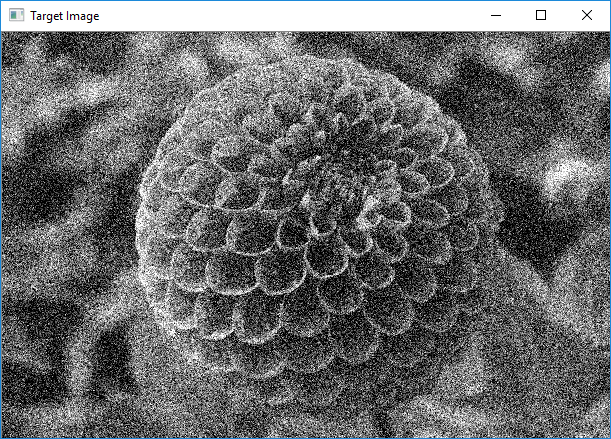
#> input picture A1/noisy-grayscale.png, 611 x 439 px
$ jupyter execute --allow-errors teamG_Khadga_Shashank.ipynb
#> lines starting #> are read from the running program, lines starting #| are printed output that depends on the picture
## Team : G
### Alli Khadga Jyoth - 19024
### Shashank Singh - 19289

#### Q3

[cell 1]
import numpy as np
import cv2

[cell 2]
M = np.array([[0.7679,-0.4938,-0.0234,0.0067],[-0.0852,-0.0915,-0.9065,-0.0878],[0.1827,0.2988,-0.0742,1.000]])
M

[cell 3]
H = M[:,:3]
h = M[:,3].reshape(3,1)
H_inv = np.linalg.inv(H)
H_inv

[cell 4]
R_T,K_inv = np.linalg.qr(H_inv)
R_T

[cell 5]
K_inv

[cell 6]
t = K_inv@h
t

### Q18

[cell 7]
img = cv2.imread('noisy-grayscale.png')
#> img is the input picture: shape (439, 611, 3); mean B, G, R 107.3, 106.6, 105.8
# img = cv2.cvtColor(img,cv2.COLOR_BGR2GRAY).astype(float)
# img

Denoising the image using median blur as the image has salt-pepper noise

[cell 8]
imgf = cv2.medianBlur(img,9)
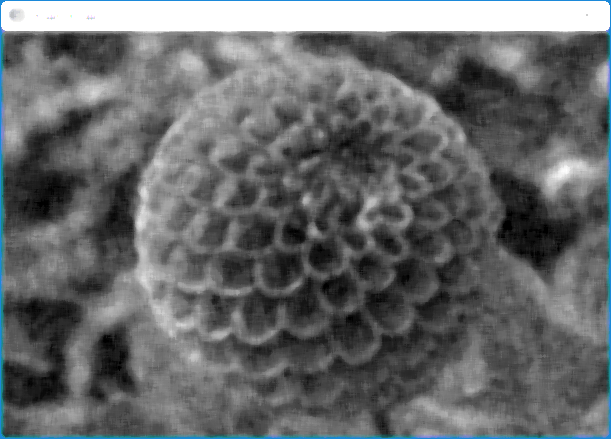
#> imgf: shape (439, 611, 3); mean B, G, R 106.3, 105.3, 103.3
cv2.imshow('Blurred Image', imgf)
cv2.imwrite('denoise.jpg',imgf)
#> Out = True
# cv2.waitKey(0)
# cv2.destroyAllWindows()

[cell 9]
import matplotlib.pyplot as plt
img_de  = cv2.imread('denoise.jpg')
plt.imshow(img_de)

[cell 10]
kernel = np.array([[-1.0, -1.0, -1.0],
                   [-1.0, 8.0, -1.0],
                   [-1.0, -1.0, -1.0]])

kernel = kernel/(np.sum(kernel) if np.sum(kernel)!=0 else 1)

#filter the source image
img_hpf = cv2.filter2D(imgf,-1,kernel)
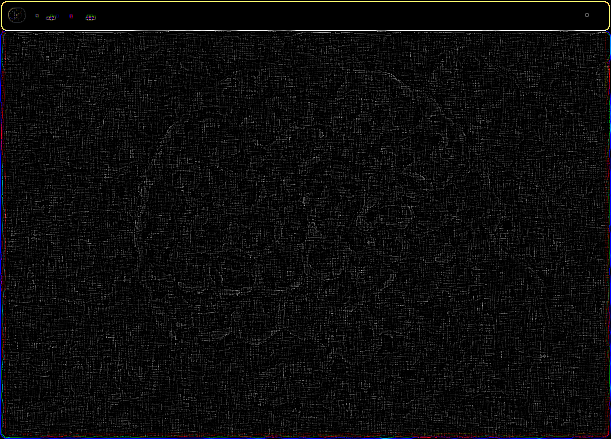
#> img_hpf: shape (439, 611, 3); mean B, G, R 12, 11.4, 11.7

#save result image
cv2.imwrite('denoice_filtered.jpg',img_hpf)
#> Out = True

[cell 11]
img_hp = cv2.imread('denoice_filtered.jpg')
plt.imshow(img_hp)

[cell 12]
plt.matshow(kernel)
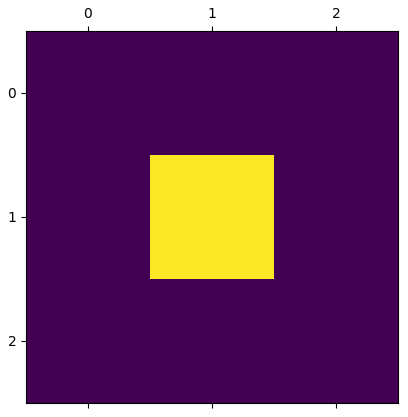
#> figure drawn by matplotlib, 1 panel

[cell 13]
plt.rcParams["figure.figsize"] = [7.00, 3.50]
plt.rcParams["figure.autolayout"] = True
fig = plt.figure()
ax = fig.add_subplot(111, projection='3d')
data = kernel
#> (the rest of this cell did not finish here and is left out)

### Q 15

[cell 14]
from scipy.stats import norm
import statistics
# Plot between -10 and 10 with .001 steps.
x_axis = np.arange(-20, 20, 0.01)

# Calculating mean and standard deviation
mean = statistics.mean(x_axis)
sd = 1

plt.plot(x_axis, norm.pdf(x_axis, mean, sd))
plt.title('Gaussian X, sd = 1')
plt.show()
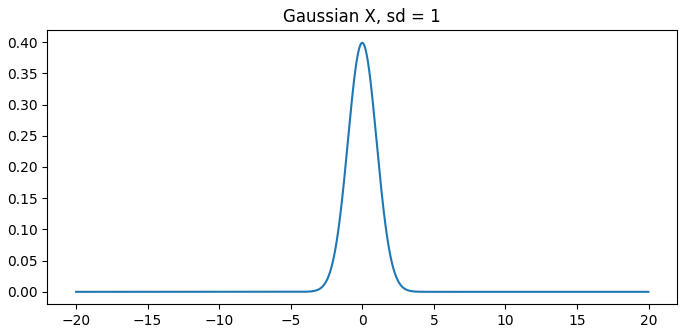
#> figure drawn by matplotlib, 1 panel; curve peaks at x = -0.01, y = 0.399

[cell 15]
# Plot between -10 and 10 with .001 steps.
x_axis = np.arange(-20, 20, 0.01)

# Calculating mean and standard deviation
mean = statistics.mean(x_axis)
# sd = statistics.stdev(x_axis)
sd = 4

plt.plot(x_axis, norm.pdf(x_axis, mean, sd))
plt.title('Gaussian Y, sd = 4')
plt.show()
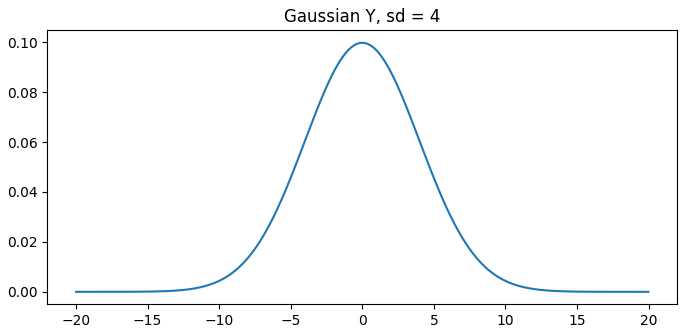
#> figure drawn by matplotlib, 1 panel; curve peaks at x = -0.01, y = 0.0997
